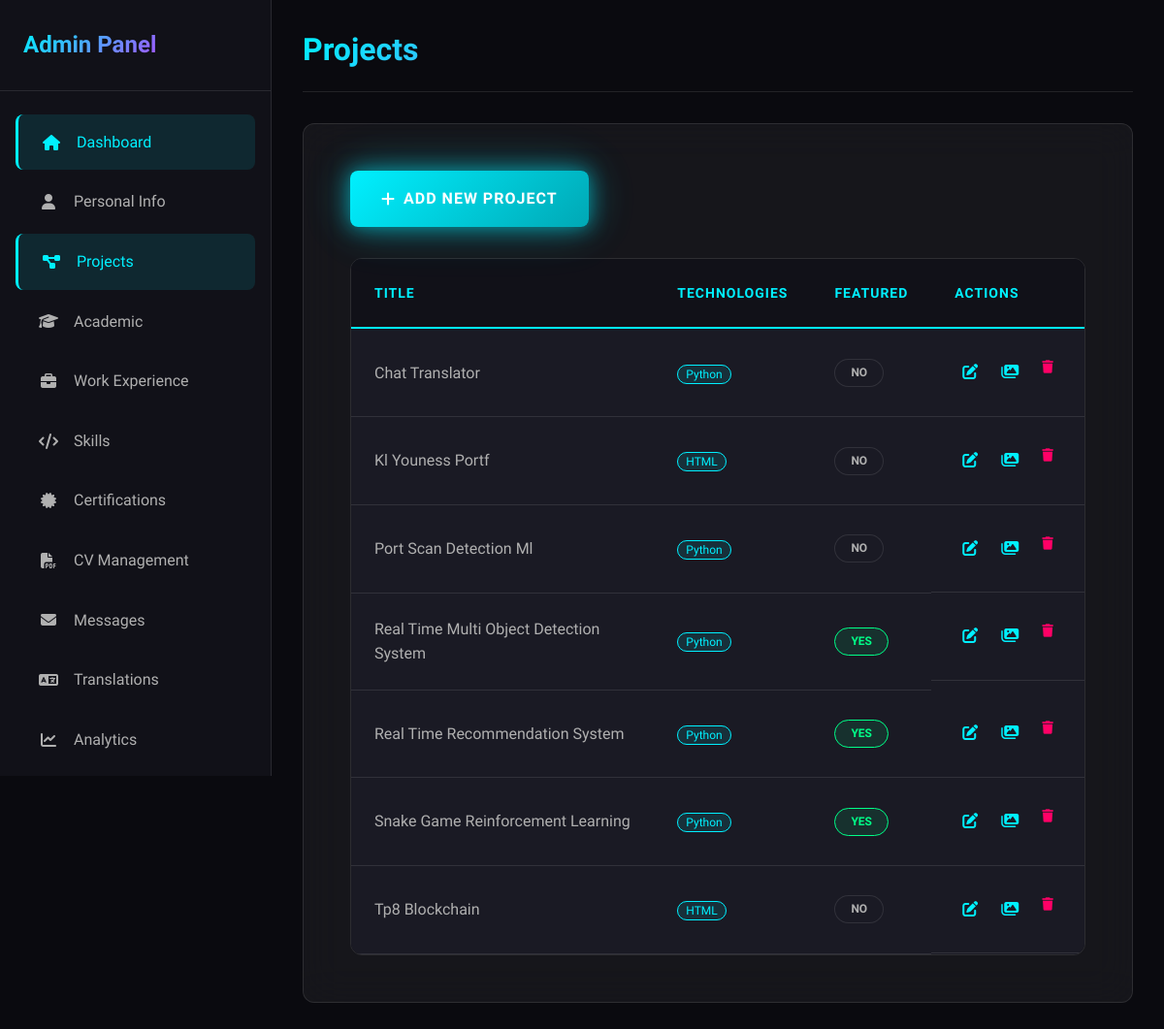
/admin/projects (signed in), run on the app's committed database.
### tables this page shows
CREATE TABLE projects (
                    id TEXT PRIMARY KEY,
                    title TEXT,
                    description TEXT,
                    technologies TEXT,  -- JSON array
                    github_url TEXT,
                    live_url TEXT,
                    image_url TEXT,
                    start_date TEXT,
                    end_date TEXT,
                    featured INTEGER DEFAULT 0
                );

CREATE TABLE skills (
                    id TEXT PRIMARY KEY,
                    name TEXT,
                    level INTEGER,
                    category TEXT,
                    icon TEXT,
                    description TEXT
                );

### app.py (the view)
@app.route('/admin/projects')
@admin_required
def admin_projects():
    data = load_portfolio_data(PORTFOLIO_DATA_PATH)
    return render_template('admin/projects.html', data=data)

### app.py (called while the page is built, shortened)
@app.before_request
def track_analytics():
    if request.path.startswith('/admin') or \
       request.path.startswith('/static') or \
       request.path.startswith('/api') or \
       request.path.startswith('/set-language'):
        return

@app.context_processor
def inject_language():
    current_lang = get_current_language()
    return {
        'current_language': current_lang,
        'supported_languages': SUPPORTED_LANGUAGES,
        't': get_translation,
        'lang': current_lang
    }

def admin_required(f):
    from functools import wraps
    @wraps(f)
    def decorated_function(*args, **kwargs):
        if not session.get('admin_logged_in'):
            return redirect(url_for('admin_login'))
        return f(*args, **kwargs)
    return decorated_function

### database.py (called while the page is built)
    @contextmanager
    def get_connection(self):
        conn = sqlite3.connect(str(self.db_path))
        conn.row_factory = sqlite3.Row  # Enable column access by name
        try:
            yield conn
            conn.commit()
        except Exception:
            conn.rollback()
            raise
        finally:
            conn.close()

### i18n.py (called while the page is built)
def get_current_language() -> str:
    return session.get('language', DEFAULT_LANGUAGE)

### utils.py (called while the page is built)
def get_db() -> Database:
    global _db_instance
    if _db_instance is None:
        from config import DATABASE_PATH
        _db_instance = Database(DATABASE_PATH)
    return _db_instance

def load_portfolio_data(file_path: Path = None) -> Dict[str, Any]:
    try:
        db = get_db()
        return db.load_portfolio_data()
    except Exception as e:
        print(f"Error loading portfolio data: {e}")
        return {
            "personal_info": {},
            "academic": [],
            "projects": [],
            "skills": [],
            "certifications": [],
            "cv_file": None,
            "messages": [],
            "articles": [],
            "testimonials": []
        }

### templates/admin/projects.html (shortened to what this page needs)
{% extends "admin/base.html" %}
{% block page_title %}Projects{% endblock %}
{% block content %}
<div class="admin-header-actions">
    <a href="{{ url_for('admin_projects_add') }}" class="btn btn-primary">
        <i class="fas fa-plus"></i>
        Add New Project
    </a>
</div>
{% if data.projects %}
<div class="admin-table-container">
    <table class="admin-table">
        <thead>
            <tr>
                <th>Title</th>
                <th>Technologies</th>
                <th>Featured</th>
                <th>Actions</th>
            </tr>
        </thead>
        <tbody>
            {% for project in data.projects %}
            <tr>
                <td>{{ project.title }}</td>
                <td>
                    {% for tech in project.technologies[:3] %}
                    <span class="tech-tag-small">{{ tech }}</span>
                    {% endfor %}
                </td>
                <td>
                    {% if project.featured %}
                    <span class="badge badge-success">Yes</span>
                    {% else %}
                    <span class="badge">No</span>
                    {% endif %}
                </td>
                <td class="actions-cell">
                    <a href="{{ url_for('admin_projects_edit', item_id=project.id) }}" class="btn-icon" title="Edit">
                        <i class="fas fa-edit"></i>
                    </a>
                    <a href="{{ url_for('admin_project_screenshots', item_id=project.id) }}" class="btn-icon" title="Manage Screenshots">
                        <i class="fas fa-images"></i>
                    </a>
                    <form method="POST" action="{{ url_for('admin_projects_delete', item_id=project.id) }}" style="display: inline;" onsubmit="return confirm('Are you sure you want to delete this project?');">
                        <button type="submit" class="btn-icon btn-danger" title="Delete">
                            <i class="fas fa-trash"></i>
                        </button>
                    </form>
                </td>
            </tr>
            {% endfor %}
        </tbody>
    </table>
</div>
{% endif %}
{% endblock %}

### static/css/admin.css (style rules this page uses)
.admin-body { display: flex; min-height: 100vh; background: var(--bg-primary); }
.admin-header-actions { display: flex; justify-content: space-between; align-items: center; margin-bottom: var(--spacing-xl); }
.admin-table-container { overflow-x: auto; border-radius: var(--radius-lg); border: 1px solid rgba(255, 255, 255, 0.1); }
.admin-table { width: 100%; border-collapse: collapse; background: var(--bg-tertiary); }
.admin-table thead { background: var(--bg-secondary); }
.admin-table th { padding: var(--spacing-lg); text-align: left; font-weight: 600; text-transform: uppercase; letter-spacing: 1px; font-size: 0.875rem; color: var(--color-primary); border-bottom: 2px solid var(--color-primary); }
.admin-table td { padding: var(--spacing-lg); border-bottom: 1px solid rgba(255, 255, 255, 0.1); color: var(--text-secondary); }
.admin-table tbody tr { transition: var(--transition-normal); }
.actions-cell { display: flex; gap: var(--spacing-sm); }
.badge { display: inline-block; padding: var(--spacing-xs) var(--spacing-md); border-radius: var(--radius-full); font-size: 0.75rem; font-weight: 600; text-transform: uppercase; background: var(--bg-tertiary); color: var(--text-secondary); border: 1px solid rgba(255, 255, 255, 0.1); }
.badge-success { background: rgba(0, 255, 136, 0.1); color: var(--color-accent); border-color: var(--color-accent); }

### data on the page
projects: title "Chat Translator", featured "NO"
skills: name "Python"
projects: title "Kl Youness Portf", 3 "HTML", featured "NO"
projects: title "Port Scan Detection Ml", featured "NO"
projects: title "Real Time Multi Object Detection System", featured "YES"
projects: title "Real Time Recommendation System", featured "YES"
projects: title "Snake Game Reinforcement Learning", featured "YES"
projects: title "Tp8 Blockchain", 3 "HTML", featured "NO"
